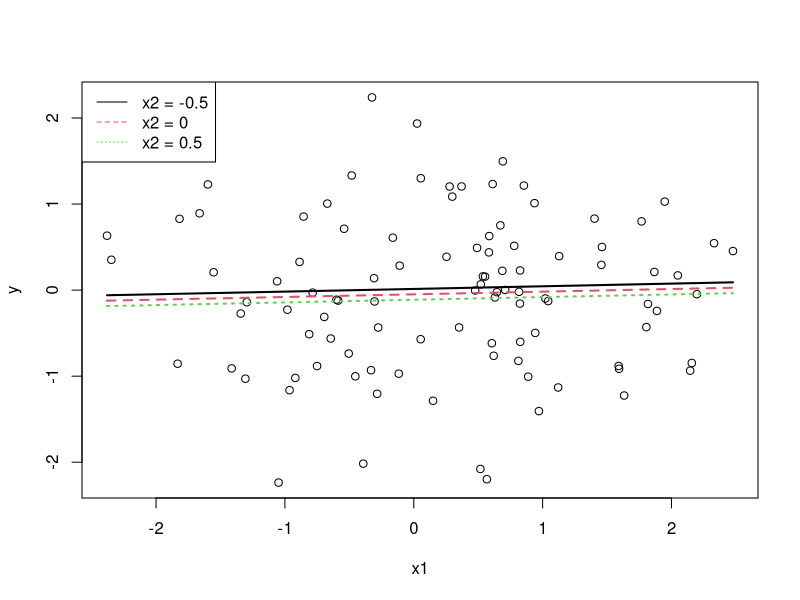
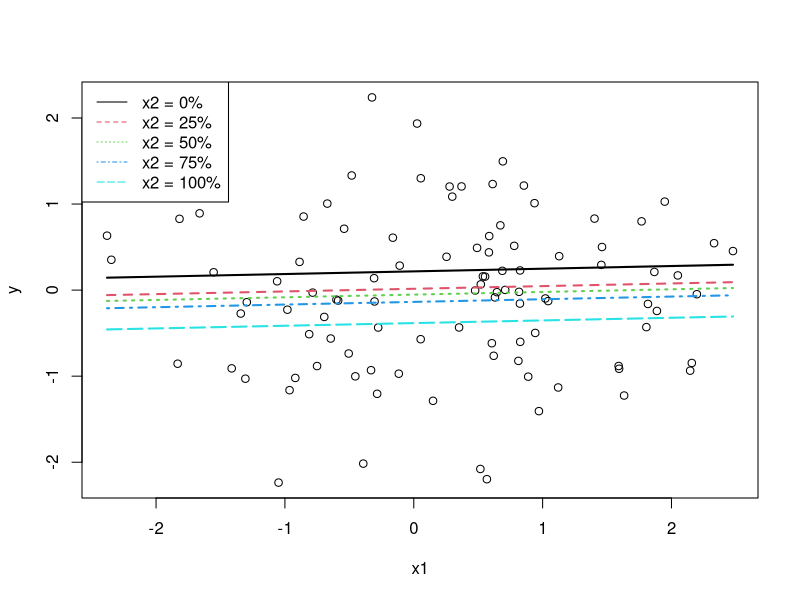
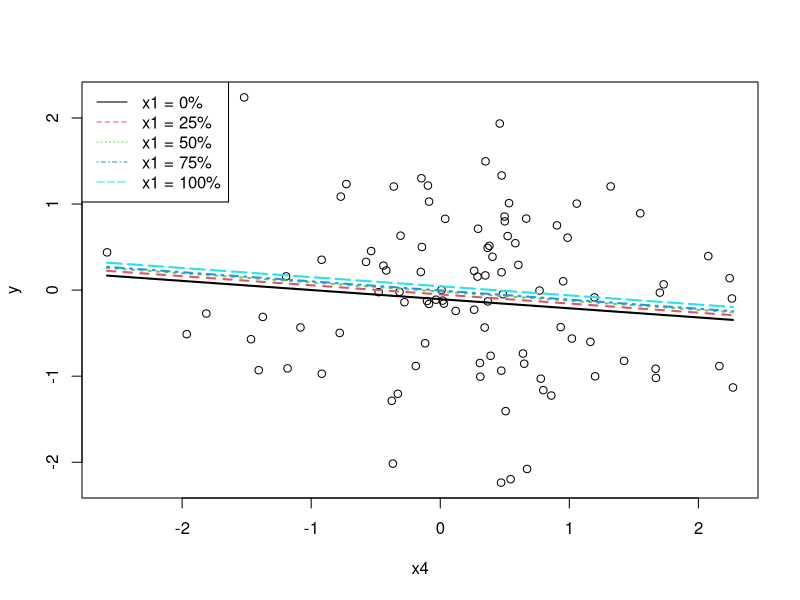
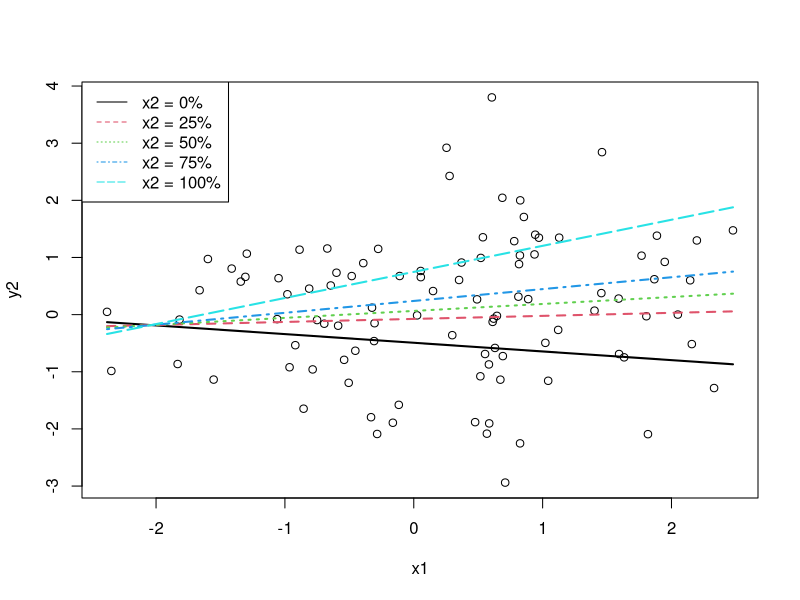
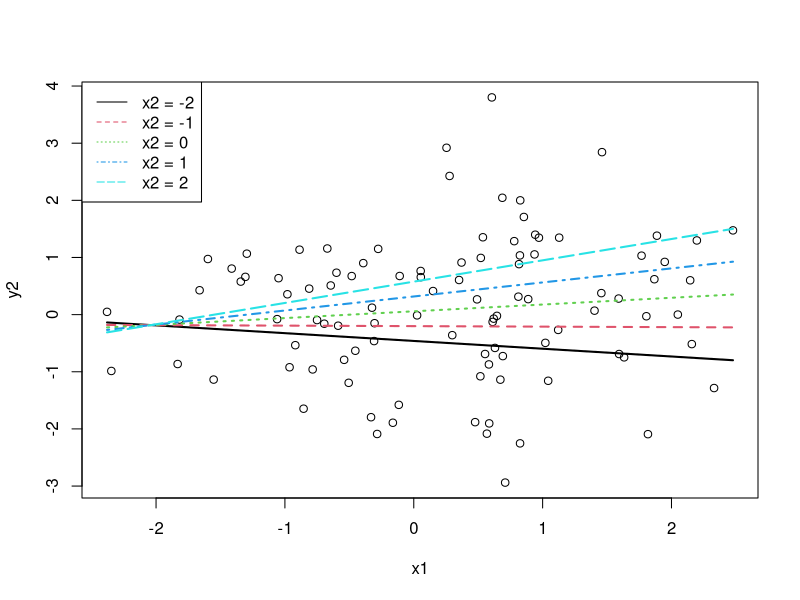
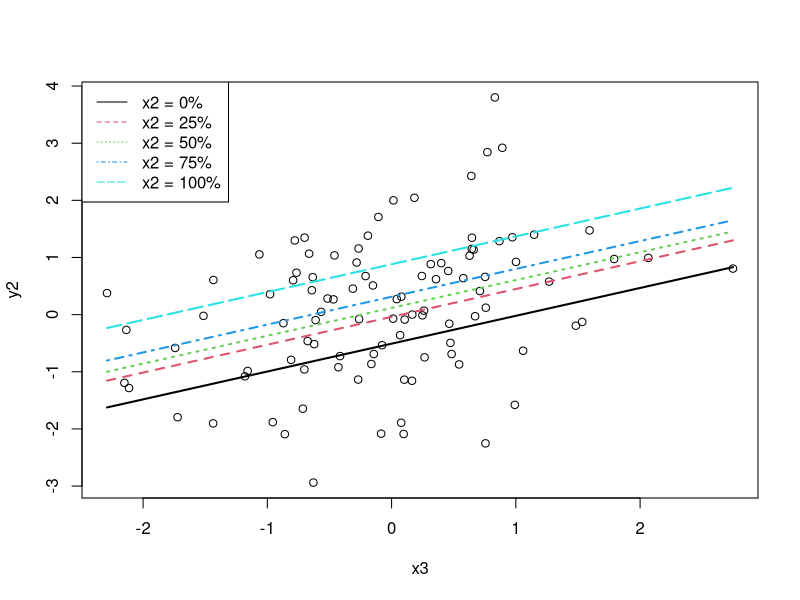
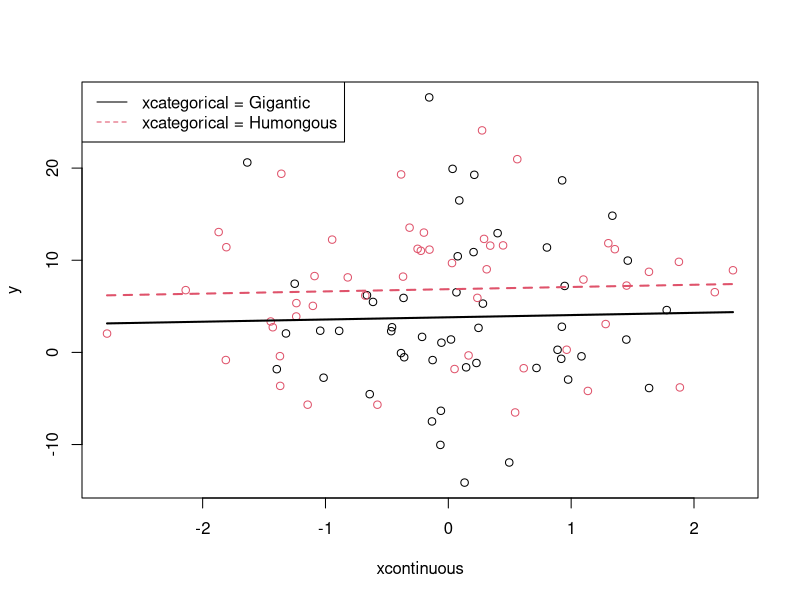
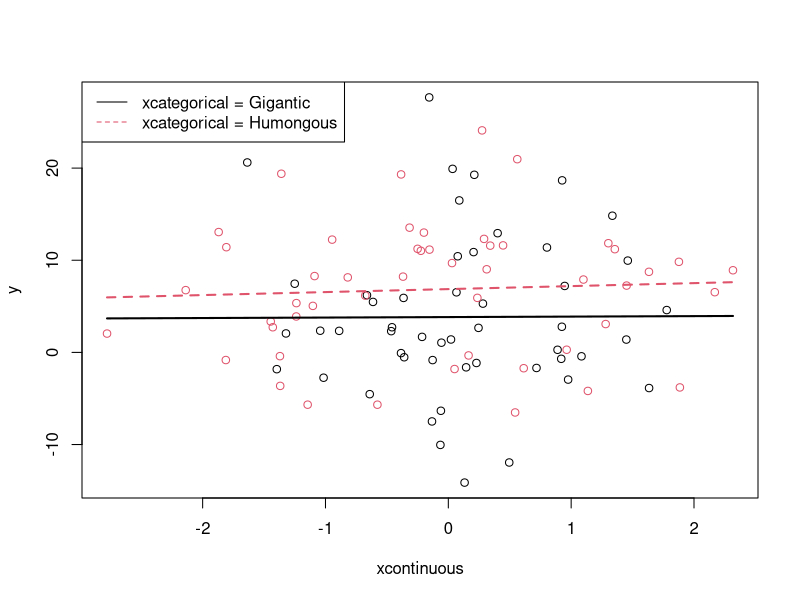

Reproduce these figures in R, in order. (Note: this script raises an error after producing the figures.)
## Paul E. Johnson <pauljohn@ku.edu>
## 2011-11-10
## Revision 2011-11-11 Changed main function name to plotSlopes. 

## Second Development version of a simple slope plotter.
## This version works with factor or numeric moderator.
## It insists that the plotx variable must be numeric.
## It only prints out the t tests for "simple slopes" 
## if user gives a numeric moderator. Otherwise, user can simply read
## the t tests from the regression output itself. I may re-think
## that (stubborn) stance.

## Added an option "plotPoints" so users can elect to see only
## lines, no points. (Suggested by Alex Schoemann)

## The substantive difference in this version is in the calculations
## of predicted values from regression. In simpleSlopes-1, I had set
## all variables at their means when calcuating predictions, except
## for modx and plotx, of course. That is OK if all variables are
## numeric, but not so meaningful if some are categorical.

## In simpleSlopes-01.R, I decided to set:
## Numeric variables at observed means
## Categorical variables at mode value (most frequently
## observed value).  This is setting the stage for some other
## improvements I would like to incorporate in a replacement for
## R's termplot function.



###Just a convenience function. Is in rockchalk package
plotSeq <- function(x, length.out=length(x)){
  xr <- range(x)
  pseq <- seq(xr[1], xr[2], length.out=length.out)
  pseq
}


## Takes a data frame and returns a new data frame with
## only 1 row, in which the mean or mode of the columns is reported.
centralValues <- function(x){
  if( !is.data.frame(x)) stop("represent: x must be a data frame!")
  nc <- NCOL(x)
  nams <- colnames(x)
  represents <- list()
  for (i in 1: nc) {
    represents[[nams[i]]] <- if (is.numeric(x[ ,i])){
      mean(x[ ,i], na.rm=T)
    } else  levels(x[,i]) [which.max(table(x[ ,i]))]
  }
  as.data.frame(represents)
}


## plotSlopes= simple slope plot
## plotSlopes a function that takes these arguments:
## model <- m1 # fitted regression object. must have a predict method
## plotx <- "x1" #string with name of IV to be plotted on x axis
## modx <- "x2" #string for moderator variable name
## modxVals <- c(1,2,3) #user specified "for instance" values. If
## omitted, quantiles will be used for numeric variables, and
## observed levels will be used for factor variables.

plotSlopes <- function(model=NULL, plotx=NULL, modx=NULL, modxVals=NULL, plotPoints=TRUE){
  if (is.null(model)) stop("plotSlopes requires a fitted regression model.")
  if (is.null(plotx)) stop("plotSlopes requires the name of the variable to be drawn on the x axis")
  if (is.null(modx)) stop("plotSlopes requires the name of moderator variable for which several slopes are to be drawn")
  ##grab model matrix
  mm <- model.matrix(model)
  depVar <- model$model[ ,1] #first column is DV
  modxVar <- model$model[ , modx]
  plotxVar <- model$model[ ,plotx]
  if(!is.numeric(plotxVar)) stop(paste("plotSlopes: The variable", plotx, "should be a numeric variable"))
  ylab <- colnames(model$model)[1]
  plotyRange <- range(depVar)
  plotxRange <- range(mm[ , plotx])
  plotxSeq <- plotSeq(plotxRange, l=40)

  if (is.factor(modxVar)){
    if (is.null(modxVals)){
      modxVals <- levels(modxVar)
    }
    lmx <- length(modxVals)
  }else{                      
    modxRange <- range(mm[ , modx])
    ## use quantile values of modx unless told othewise
    if (is.null(modxVals)) {
      modxVals <- quantile(mm[ , modx])
      ##    names(modxVals) <- round(modxVals , 2)
    }
    lmx <- length(modxVals)
  }
    
  predictors <- colnames(model$model)[-1]
  predictors <- setdiff(predictors, c(modx,plotx))
  
  newdf <-data.frame(expand.grid(plotxRange, modxVals))
  colnames(newdf) <- c(plotx, modx)
  if (length(predictors) > 0) newdf <- cbind(newdf, centralValues(model$model[ ,predictors]))
  newdf$pred <- predict(model, newdata=newdf)
  
##  mmmeans <- apply(mm, 2, mean)
##  ##  remove plotx and modx variables from means
##  mmmeans <- mmmeans[ -which(names(mmmeans) %in% c(plotx, modx))]
  ##
##  newdf <- vector(length(modxRange), mode="list")
##  for( i in 1:length(modxVals)){
##    newdf[[i]] <- data.frame(plotxSeq)
##    colnames(newdf[[i]]) <- c(plotx)
##    newdf[[i]][ , modx] <- modxVals[i]
##    newdf[[i]] <- data.frame(newdf[[i]], t(mmmeans))
##    newdf[[i]]$pred <-predict(model, newdata=newdf[[i]])
##  }
  
#  plot( mm[, plotx], dat$y)
#  lapply(newdf, function(mydat) { lines (mydat[[plotx]] , mydat$pred)} )
  if (!plotPoints) plot(mm[, plotx], depVar, xlab=plotx, ylab=ylab, type="n")
  else {
    if (is.factor(modxVar)){
       plot( mm[, plotx], depVar, xlab=plotx, ylab=ylab, col=modxVar)
     }else{
       plot( mm[, plotx], depVar, xlab=plotx, ylab=ylab)
     }
  }
#  for(i in 1:length(modxVals)){
#    lines (newdf[[i]][[plotx]] , newdf[[i]][["pred"]], lty=i, col=i)
#  }

  for( i in 1:lmx){
    pdat <- newdf[ newdf[, modx]  %in% modxVals[i], ]
    lines( pdat[ , plotx] , pdat$pred, lty=i, col=i, lwd=2 )
  }

  
  if (is.null(names(modxVals))) {
    legnd <- paste(modx," = ", modxVals, sep= "")
  } else { legnd<- paste(modx," = ", names(modxVals), sep = "")}
  legend("topleft", legend=legnd, lty=1:lmx, col=1:lmx, bg="white")
  ### Plot work finished.

  ### Now work on t-statistics for those slopes
  if (!is.factor(modxVar)) {
  ## If there IS an interaction term in model, we need to calculate
### simple-slope = b_plotx + modxVals * b_modx:plotx
### But If the IS NO interaction term, we just need
### simple-slope = b_plotx.
    ivs <- attr(terms(model), "term.labels")
    bs <- coef(model)
    V <- vcov(model)
    relevantInteractions <-  c(paste(plotx,":",modx,sep=""), paste(modx,":",plotx,sep=""))
    
    bmodx <- NULL
    bplotx <- bs[plotx]
    if (any(relevantInteractions %in% ivs)) {
      interactionsIn <- relevantInteractions[which (relevantInteractions %in% ivs)]
      bmodx <- bs[interactionsIn]
      bsimple <- bplotx + bmodx * modxVals
      covbsimple <- cbind(1, modxVals^2, 2*modxVals) %*% c(V[plotx , plotx],  V[names(bmodx), names(bmodx)],  V[plotx, names(bmodx)])
      tbsimple <- bsimple / sqrt(covbsimple)
    } else {
      bmodx <- 0
      bsimple <- rep(bplotx, length(modxVals))
      covbsimple <- vcov(model)[plotx, plotx]
      tbsimple <- bsimple / sqrt(covbsimple)
    }
    
    data.frame(modx = modxVals, b = bsimple, se= sqrt(covbsimple), t= tbsimple, p= 2 * pt(abs(tbsimple), df=model$df.residual, lower.tail = FALSE))
  }
}  


set.seed(12345)
x1 <- rnorm(100)
x2 <- rnorm(100)
x3 <- rnorm(100)
x4 <- rnorm(100)
y <- rnorm(100)
y2 <- 0.03 + 0.1*x1 + 0.1*x2 + 0.25*x1*x2 + 0.4*x3 -0.1*x4 + 1*rnorm(100)
dat <- data.frame(x1,x2,x3,x4,y, y2)
rm(x1, x2, x3, x4, y, y2)

##ordinary regression
m1 <- lm(y ~ x1 + x2 +x3 + x4, data=dat)
## must specify depvar parameter
plotSlopes(m1, plotx="x1", modx="x2", modxVals=c(-0.5,0,0.5))
plotSlopes(m1, plotx="x1", modx="x2")
plotSlopes(m1, plotx="x4", modx="x1")

m2 <- lm(y2 ~ x1*x2 + x3 +x4, data=dat)
summary(m2)
plotSlopes(m2, plotx="x1", modx="x2")

plotSlopes(m2, plotx="x1", modx="x2", modxVals=c( -2, -1, 0, 1, 2))

plotSlopes(m2, plotx="x3", modx="x2")




### Examples with categorical Moderator variable

xcontinuous <- rnorm(100)
xcategorical <- gl(2,50, labels=c("Gigantic","Humongous"))
stde <- 8
y <- 3 + 0.5*xcontinuous + 1.2 * (as.numeric(xcategorical)-1) +
  -0.8* (as.numeric(xcategorical)-1) * xcontinuous +  stde * rnorm(100)

m1 <- lm (y ~ xcontinuous + xcategorical)
summary(m1)

plotSlopes(m1, modx = "xcategorical", plotx = "xcontinuous")

m2 <- lm (y ~ xcontinuous * xcategorical)
summary(m2)
plotSlopes(m2, modx = "xcategorical", plotx = "xcontinuous")


library(car)
m3 <- lm(statusquo ~ income * sex, data = Chile)
summary(m3)
plotSlopes(m3, modx = "sex", plotx = "income")


m4 <- lm(statusquo ~ region * income, data= Chile)
summary(m4)
plotSlopes(m4, modx = "region", plotx = "income")

plotSlopes(m4, modx = "region", plotx = "income", plotPoints=FALSE)


m5 <- lm(statusquo ~ region * income + sex + age, data= Chile)
summary(m5)
plotSlopes(m5, modx = "region", plotx = "income")

m6 <- lm(statusquo ~ income * age + education + sex + age, data=Chile)
summary(m6)
plotSlopes(m6, modx = "income", plotx = "age")

plotSlopes(m6, modx = "income", plotx = "age", plotPoints=F)


##Should cause error because education is not numeric
m7 <- lm(statusquo ~ income * age + education + sex + age, data=Chile)
summary(m7)
plotSlopes(m7, modx = "income", plotx = "education")

## Should cause error because "as.numeric(education") not same as
## plotx="education"
m8 <- lm(statusquo ~ income * age + as.numeric(education) + sex + age, data=Chile)
summary(m8)
plotSlopes(m8, modx = "income", plotx = "education")

## Still fails. 
plotSlopes(m8, modx = "income", plotx = "as.numeric(education)")

## Must recode variable first so that variable name is coherent
Chile$educationn <- as.numeric(Chile$education)
m9 <- lm(statusquo ~ income * age + educationn + sex + age, data=Chile)
summary(m9)
plotSlopes(m9, modx = "income", plotx = "educationn")
